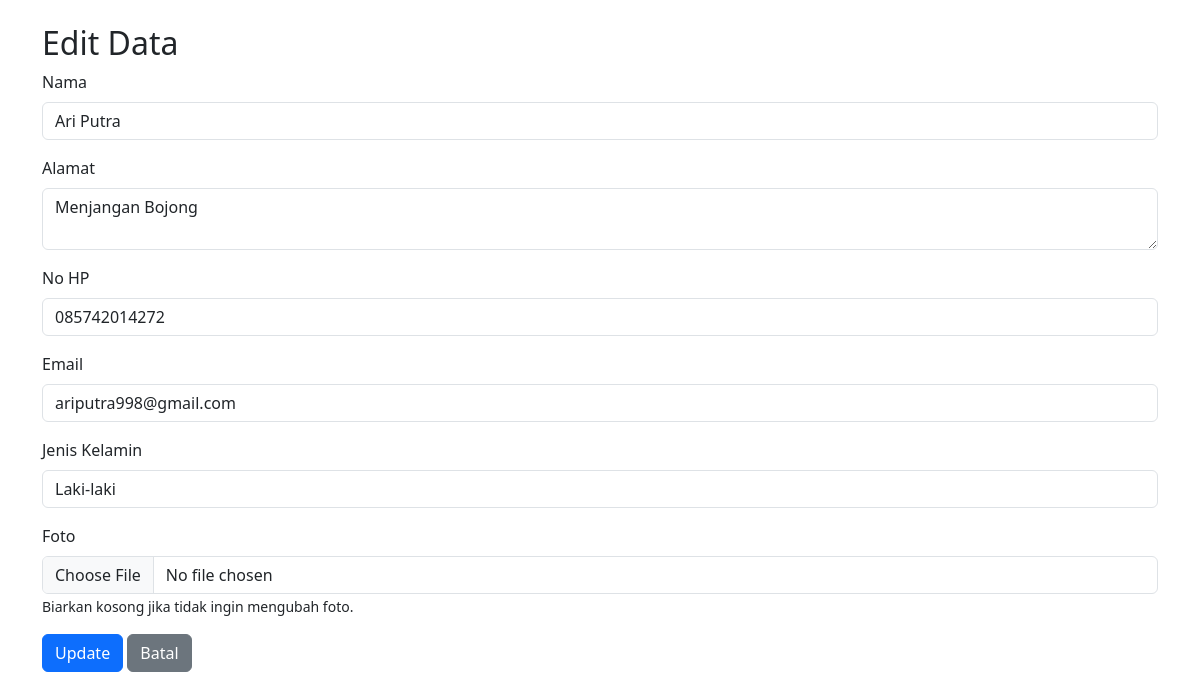
The page /edit.php?id=1 on the database its author committed.
### tables this page shows
CREATE TABLE `tb_users` (
  `id` int(10) NOT NULL,
  `nama` varchar(255) NOT NULL,
  `alamat` varchar(255) NOT NULL,
  `nohp` char(13) NOT NULL,
  `foto` blob DEFAULT NULL,
  `jenis_kelamin` enum('Laki-laki','Perempuan') DEFAULT NULL,
  `email` varchar(255) DEFAULT NULL
);

### edit.php (the view, shortened to what this page needs)
<?php
$servername = "localhost";
$username = "root";
$password = "";
$dbname = "db_php";
$conn = new mysqli($servername, $username, $password, $dbname);
$id = $_GET['id'];
$sql = "SELECT * FROM tb_users WHERE id = $id";
$result = $conn->query($sql);
if ($result->num_rows > 0) {
    $row = $result->fetch_assoc();
} else {
    echo "Data tidak ditemukan!";
    exit();
}
?>
<!DOCTYPE html>
<html lang="en">
<head>
    <link rel="stylesheet" href="https://cdn.jsdelivr.net/npm/bootstrap@5.3.3/dist/css/bootstrap.min.css">
</head>
<body>
    <div class="container mt-4">
        <h2>Edit Data</h2>
        <form method="POST" enctype="multipart/form-data">
            <div class="mb-3">
                <label for="nama" class="form-label">Nama</label>
                <input type="text" class="form-control" id="nama" name="nama" value="<?php echo $row['nama']; ?>" required>
            </div>
            <div class="mb-3">
                <label for="alamat" class="form-label">Alamat</label>
                <textarea class="form-control" id="alamat" name="alamat" required><?php echo $row['alamat']; ?></textarea>
            </div>
            <div class="mb-3">
                <label for="nohp" class="form-label">No HP</label>
                <input type="text" class="form-control" id="nohp" name="nohp" value="<?php echo $row['nohp']; ?>">
            </div>
            <div class="mb-3">
                <label for="email" class="form-label">Email</label>
                <input type="email" class="form-control" id="email" name="email" value="<?php echo $row['email']; ?>">
            </div>
            <div class="mb-3">
                <label for="jenis_kelamin" class="form-label">Jenis Kelamin</label>
                <select class="form-control" id="jenis_kelamin" name="jenis_kelamin" required>
                    <option value="Laki-laki" <?php echo $row['jenis_kelamin'] === 'Laki-laki' ? 'selected' : ''; ?>>Laki-laki</option>
                </select>
            </div>
            <div class="mb-3">
                <label for="foto" class="form-label">Foto</label>
                <input type="file" class="form-control" id="foto" name="foto" accept="image/*">
                <small>Biarkan kosong jika tidak ingin mengubah foto.</small>
            </div>
            <button type="submit" class="btn btn-primary">Update</button>
            <a href="index.php" class="btn btn-secondary">Batal</a>
        </form>
    </div>
</body>
</html>

### rows shown on the page
tb_users: nama "Ari Putra", alamat "Menjangan Bojong", nohp "085742014272", email "ariputra998@gmail.com", jenis_kelamin "Laki-laki"
